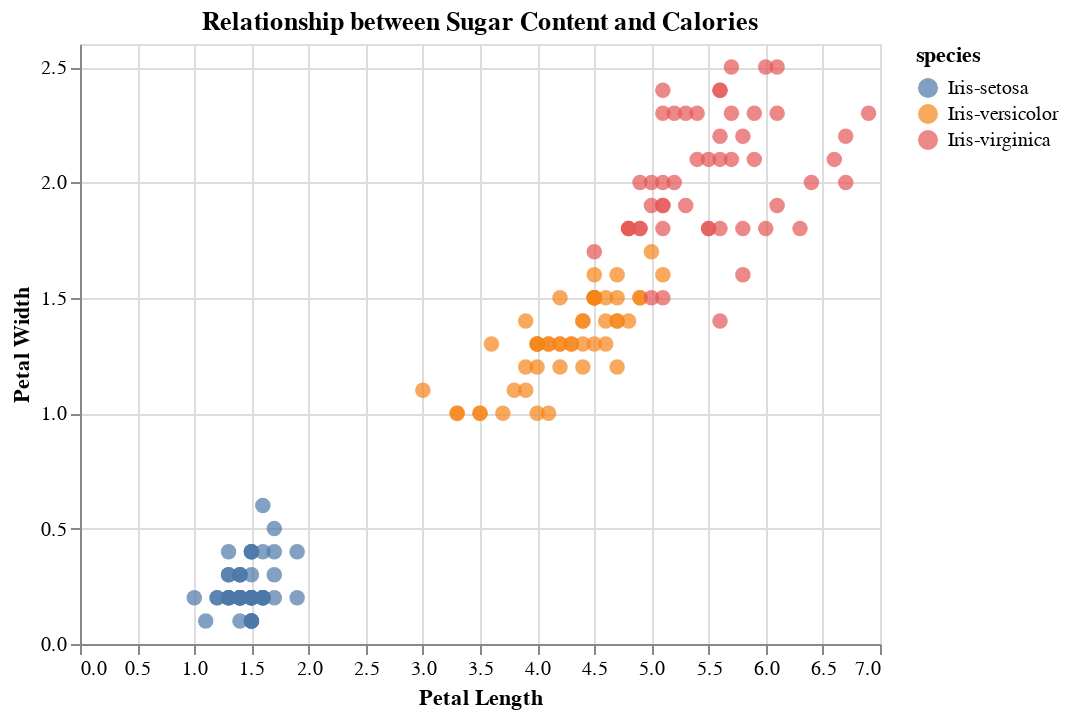

The notebook cell this image was saved under:
### Code cell
scatter_plot = alt.Chart(df).mark_circle(size=60).encode(
    alt.X('petal_length', title='Petal Length'),
    alt.Y('petal_width', title='Petal Width'),
    alt.Color('species')
).properties(
    title='Relationship between Sugar Content and Calories'
)

scatter_plot

### Figure 1 — Vega-Lite specification as saved in the notebook (floating-point values rounded to 4 significant figures; data arrays with more than 128 entries replaced by an {"elided": "..."} marker saying what was removed)
{"config": {"view": {"continuousWidth": 400, "continuousHeight": 300}}, "data": {"name": "data-2d94771ea62125b445223a5fc16e2995"}, "mark": {"type": "circle", "size": 60}, "encoding": {"color": {"field": "species", "type": "nominal"}, "x": {"field": "petal_length", "title": "Petal Length", "type": "quantitative"}, "y": {"field": "petal_width", "title": "Petal Width", "type": "quantitative"}}, "title": "Relationship between Sugar Content and Calories", "$schema": "https://vega.github.io/schema/vega-lite/v4.17.0.json", "datasets": {"data-2d94771ea62125b445223a5fc16e2995": {"elided": "150 records"}}}
